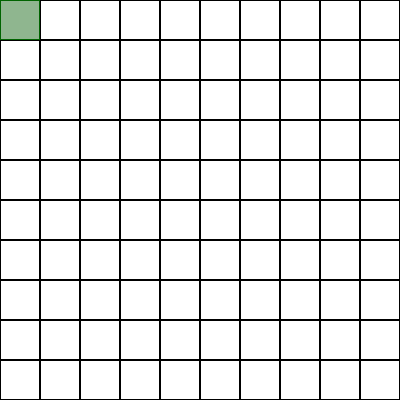
Frame 1 (no input)
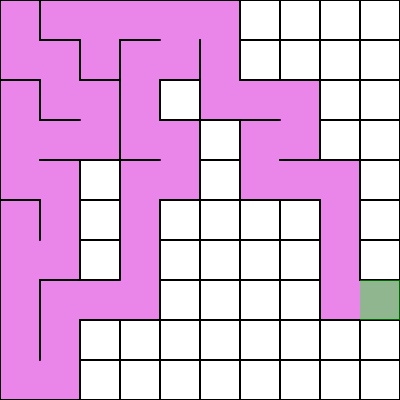
Frame 60 (no input)
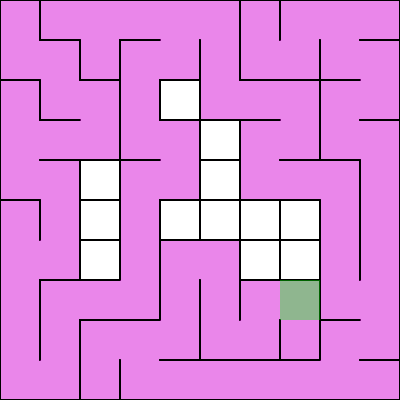
Frame 120 (the mouse pressed at the canvas centre since frame 60)

The p5.js sketch that drew these frames (run headless with seeded random() and noise() and a simulated clock; from frame 60 on, the mouse is pressed at the canvas centre):

// p5.js sketch
// ── sketch.js
let cols = 10,
  rows = cols;

let grid = [];

let current;

let stack = [];

// let allVis = true;

function setup() {
  createCanvas(400, 400);
  for (let i = 0; i < cols; i++) {
    grid[i] = [];
    for (let j = 0; j < cols; j++) {
      grid[i][j] = new Cell(i, j, width / cols, height / rows);
    }
  }
  current = grid[0][0];
  current.visited = true;
  stack.push(current);
  // frameRate(5);
}

function draw() {
  background(220);
  for (let i = 0; i < cols; i++) {
    for (let j = 0; j < cols; j++) {
      grid[i][j].show();
      // if (grid[i][j].visited === false) {
      //   allVis = false;
      // }
    }
  }

  fill(0, 255, 0, 100);
  noStroke();
  rect(current.posx, current.posy, current.w, current.h);

  if (stack.length != 0) {
    let ngb = checkNeighbours();
    if (ngb == 'noway') {
      current = stack.pop();
      // stack.push(current);
    } else {
      removeWalls(current, ngb);
      current = ngb;
      current.visited = true;
      stack.push(current);
    }
  }
}

function checkNeighbours() {
  let neighbours = [];

  if (current.x != 0 && !grid[current.x - 1][current.y].visited) {
    neighbours.push(grid[current.x - 1][current.y]);
  }
  if (current.x != cols - 1 && !grid[current.x + 1][current.y].visited) {
    neighbours.push(grid[current.x + 1][current.y]);
  }
  if (current.y != 0 && !grid[current.x][current.y - 1].visited) {
    neighbours.push(grid[current.x][current.y - 1]);
  }
  if (current.y != rows - 1 && !grid[current.x][current.y + 1].visited) {
    neighbours.push(grid[current.x][current.y + 1]);
  }

  if (neighbours.length == 0) {
    return 'noway';
  } else {
    return random(neighbours);
  }
}

function removeWalls(cell1, cell2) {
  let x = cell1.x - cell2.x;
  let y = cell1.y - cell2.y;

  if (x == 1) {
    cell2.walls[1] = false;
    cell1.walls[3] = false;
  }
  if (x == -1) {
    cell1.walls[1] = false;
    cell2.walls[3] = false;
  }
  if (y == 1) {
    cell1.walls[0] = false;
    cell2.walls[2] = false;
  }
  if (y == -1) {
    cell1.walls[2] = false;
    cell2.walls[0] = false;
  }
}

// ── cell.js
class Cell {
  constructor(x, y, w, h) {
    this.x = x;
    this.y = y;
    this.w = w;
    this.h = h;
    this.posx = this.x * this.w;
    this.posy = this.y * this.h;
    this.visited = false;

    this.walls = [true, true, true, true];
  }

  show() {
    if (this.visited === true) {
      fill(255, 0, 255, 100);
    } else {
      fill(255);
    }
    noStroke();
    rect(this.x * this.w, this.y * this.h, this.w, this.h);

    stroke(0);
    strokeWeight(2);
    if (this.walls[0]) {
      line(this.posx, this.posy, this.posx + this.w, this.posy);
    }
    if (this.walls[1]) {
      line(this.posx + this.w, this.posy + this.h, this.posx + this.w, this.posy);
    }
    if (this.walls[2]) {
      line(this.posx + this.w, this.posy + this.h, this.posx, this.posy + this.h);
    }
    if (this.walls[3]) {
      line(this.posx, this.posy, this.posx, this.posy + this.h);
    }
  }
}
